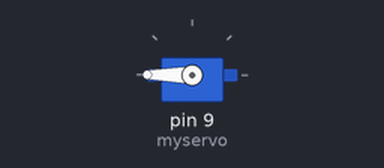
A sketch run on a simulated Arduino Uno, built with avr-gcc and run on an emulated ATmega328P. Shown: servo.

Above: at 0.05 s.
At 0.75 s:
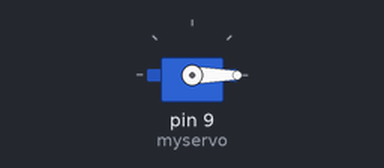
At 1.5 s:
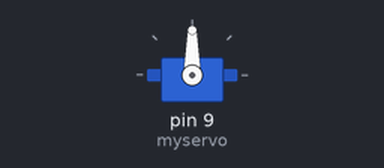
Timing chart, 0 to 3.5 s (numbered marks = the images above):
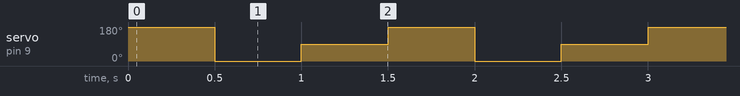

Measured:
- by itself, servo on pin 9 (myservo): repeats every 1.5 s: 90° 0.50 s, 180° 0.50 s, 0° 0.50 s

The sketch:

Projeto_ServoMotor.ino
```cpp
#include <Servo.h>
Servo myservo;

void setup(){
  myservo.attach(9);
}

void loop() {
  myservo.write(180);
  delay(500);
  myservo.write(0);
  delay(500);
  myservo.write(90);
  delay(500);
}
```
